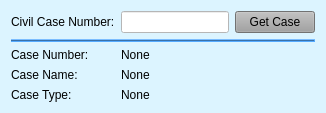
          <widget class="QWidget" name="civil_case_search_tab">
           <property name="styleSheet">
            <string notr="true">background-color: rgb(220, 244, 255);</string>
           </property>
           <attribute name="title">
            <string>Civil Case Search</string>
           </attribute>
           <layout class="QGridLayout" name="gridLayout_29" columnstretch="1,2,1">
            <item row="4" column="1" colspan="2">
             <widget class="QLabel" name="civil_case_type_label">
              <property name="text">
               <string>None</string>
              </property>
             </widget>
            </item>
            <item row="0" column="1">
             <widget class="QLineEdit" name="civil_case_search_box">
              <property name="styleSheet">
               <string notr="true">background-color: rgb(255, 255, 255);</string>
              </property>
             </widget>
            </item>
            <item row="0" column="0">
             <widget class="QLabel" name="label_30">
              <property name="text">
               <string>Civil Case Number:</string>
              </property>
             </widget>
            </item>
            <item row="0" column="2">
             <widget class="QPushButton" name="civil_get_case_btn">
              <property name="styleSheet">
               <string notr="true">background-color: rgb(160, 160, 160);</string>
              </property>
              <property name="text">
               <string>Get Case</string>
              </property>
              <property name="autoDefault">
               <bool>true</bool>
              </property>
              <property name="default">
               <bool>false</bool>
              </property>
             </widget>
            </item>
            <item row="1" column="0" colspan="3">
             <widget class="Line" name="line_5">
              <property name="styleSheet">
               <string notr="true">background-color: rgb(85, 170, 255);</string>
              </property>
              <property name="frameShadow">
               <enum>QFrame::Raised</enum>
              </property>
              <property name="orientation">
               <enum>Qt::Horizontal</enum>
              </property>
             </widget>
            </item>
            <item row="2" column="1" colspan="2">
             <widget class="QLabel" name="civil_case_number_label">
              <property name="text">
               <string>None</string>
              </property>
             </widget>
            </item>
            <item row="2" column="0">
             <widget class="QLabel" name="label_29">
              <property name="text">
               <string>Case Number:</string>
              </property>
             </widget>
            </item>
            <item row="3" column="1" colspan="2">
             <widget class="QLabel" name="civil_case_name_label">
              <property name="text">
               <string>None</string>
              </property>
             </widget>
            </item>
            <item row="3" column="0">
             <widget class="QLabel" name="label_27">
              <property name="text">
               <string>Case Name:</string>
              </property>
             </widget>
            </item>
            <item row="4" column="0">
             <widget class="QLabel" name="label_28">
              <property name="text">
               <string>Case Type:</string>
              </property>
             </widget>
            </item>
           </layout>
          </widget>
